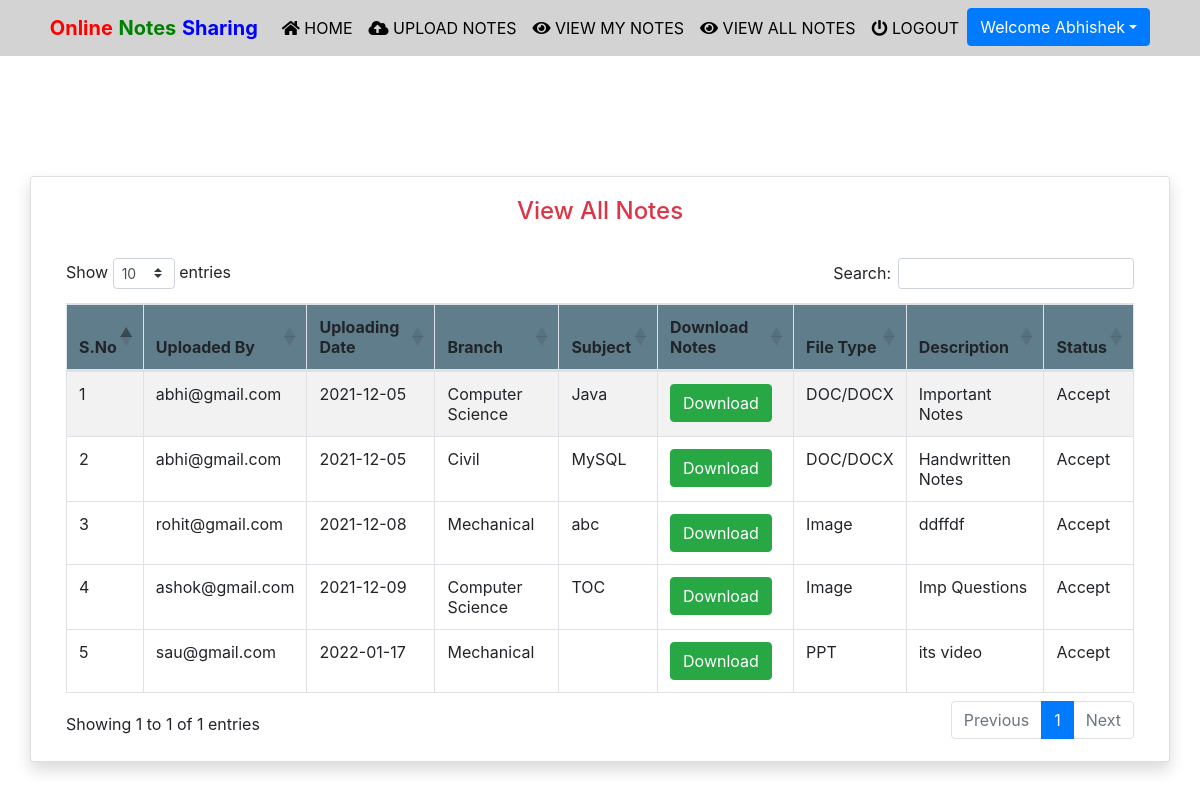
The page /viewallnotes (signed in) on the database its author committed.
### notes/models.py (models this page shows, shortened)
class Notes(models.Model):
    user = models.ForeignKey(User,on_delete=models.CASCADE)
    uploadingdate = models.CharField(max_length=30)
    branch = models.CharField(max_length=30)
    subject = models.CharField(max_length=30)
    notesfile = models.FileField(null=True)
    filetype = models.CharField(max_length=30)
    description = models.CharField(max_length=200, null=True)
    status = models.CharField(max_length=15)

### notes/views.py (the view)
# urls.py: path('viewallnotes', viewallnotes, name='viewallnotes'),
def viewallnotes(request):
    if not request.user.is_authenticated:
        return redirect('login')
    notes = Notes.objects.filter(status='Accept')
    d = {'notes':notes}
    return render(request, 'viewallnotes.html',d)

### notes/templates/viewallnotes.html (shortened to what this page needs)
{% extends 'usernavigation.html'%}
{% load static %}
{% block body %}
<div class="container card shadow mt-5">
	<div class="card-body">
           <h4 class="text-center text-danger">View All Notes</h4>
			<br>
			<table id="example" class="table table-striped table-bordered" style="width:100%">
				<thead style="background-color : #607d8b;">
					<tr>
						<th>S.No</th>
						<th>Uploaded By</th>
						<th>Uploading Date</th>
						<th>Branch</th>
						<th>Subject</th>
						<th>Download Notes</th>
						<th>File Type</th>
						<th>Description</th>
						<th>Status</th>
					</tr>
					</thead>
				{% for i in notes %}
				<tbody>
				<tr>
                    <td>{{forloop.counter}}</td>
					<td>{{i.user.username}}</td>
					<td>{{i.uploadingdate}}</td>
					<td>{{i.branch}}</td>
					<td>{{i.subject}}</td>
					<td><a href="{{i.notesfile.url}}" class="btn btn-success" download>Download</a></td>
					<td>{{i.filetype}}</td>
					<td>{{i.description}}</td>
					<td>{{i.status}}</td>
                </tr>
				{% endfor %}
				</tbody>
			</table>
    </div>
</div>
{% endblock %}

### notes/templates/usernavigation.html (shortened to what this page needs)
<html lang="en">
<head>
  {% load static %}
  <link rel="stylesheet" href="https://maxcdn.bootstrapcdn.com/bootstrap/4.3.1/css/bootstrap.min.css">
  <link rel="stylesheet" href="https://use.fontawesome.com/releases/v5.6.3/css/all.css">
    <link rel="stylesheet" href="{% static 'css/mystyle.css' %}">
    <link rel="stylesheet" href="https://cdnjs.cloudflare.com/ajax/libs/twitter-bootstrap/4.5.2/css/bootstrap.css">
<link rel="stylesheet" href="https://cdn.datatables.net/1.11.3/css/dataTables.bootstrap4.min.css">
</head>
<body>
 <nav class="navbar navbar-expand-sm justify-content-center" style = "background-color : lightgrey">
     <a class="navbar-brand" href=""><span style="color:red"><b>Online</b></span><span style="color:green"> <b>Notes</b> </span><span style="color:blue"><b>Sharing</b></span></a>
  <ul class="navbar-nav">
      <li class="navbar-item">
          <a class="nav-link" href="{% url 'profile' %}"><i class="fas fa-home"></i> HOME</a>
      </li>
      <li class="navbar-item">
          <a class="nav-link" href="{% url 'upload_notes' %}"><i class="fas fa-cloud-upload-alt"></i> UPLOAD NOTES</a>
      </li>
			<li class="navbar-item">
                <a class="nav-link" href="{% url 'view_mynotes' %}"><i class="fas fa-eye"></i> VIEW MY NOTES</a>
            </li>
			<li class="navbar-item">
                <a class="nav-link" href="{% url 'viewallnotes' %}"><i class="fas fa-eye"></i> VIEW ALL NOTES</a>
            </li>
			<li class="navbar-item">
                <a class="nav-link" href="{% url 'logout' %}"><i class="fas fa-power-off"></i> LOGOUT</a>
            </li>
			<div class="dropdown">
				<button class="btn btn-primary dropdown-toggle" type="button"
					id="dropdownMenuButton" data-toggle="dropdown" aria-haspopup="true"
					aria-expanded="false">Welcome {{request.user.first_name}}</button>
			</div>
  </ul>
 </nav>
</body>
</html>
{% block body %}
{% endblock %}

### notes/static/css/mystyle.css (style rules this page uses)
.nav-link { color : black }

### rows shown on the page
Notes: user.username "abhi@gmail.com", uploadingdate "2021-12-05", branch "Computer Science", subject "Java", filetype "DOC/DOCX", description "Important Notes", status "Accept"
Notes: user.username "abhi@gmail.com", uploadingdate "2021-12-05", branch "Civil", subject "MySQL", filetype "DOC/DOCX", description "Handwritten Notes", status "Accept"
Notes: user.username "rohit@gmail.com", uploadingdate "2021-12-08", branch "Mechanical", subject "abc", filetype "Image", description "ddffdf", status "Accept"
Notes: user.username "ashok@gmail.com", uploadingdate "2021-12-09", branch "Computer Science", subject "TOC", filetype "Image", description "Imp Questions", status "Accept"
Notes: user.username "sau@gmail.com", uploadingdate "2022-01-17", branch "Mechanical", filetype "PPT", description "its video", status "Accept"

### other values the page prints
{{ request.user.first_name }} "Abhishek"
